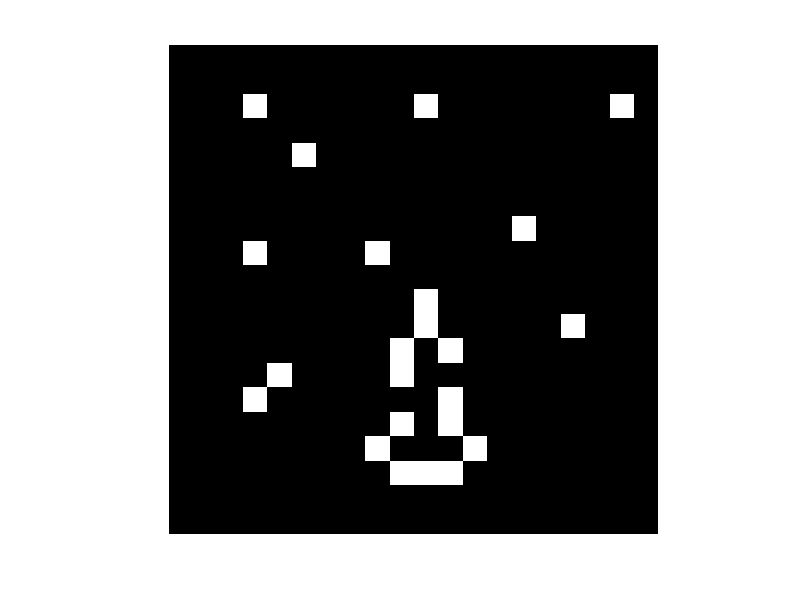

The MATLAB source for this figure: (Note: this script raises an error after producing the figure.)
clear all; close all; clc;
load('p.mat');
% Con la rutina for se pueden ver las imagenes de entrenamiento
% for q=1:30, 
%     imshow(vec2mat(p(:,q),20)','InitialMagnification',500),
%     pause
% end

z=[p;ones(1,30)];%Matriz de entradas
cir = [ones(1,10); -ones(2,10)];%resultados esperados
rec = [-ones(1,10); ones(1,10); -ones(1,10)];%resultados esperados
trig = [-ones(2,10); ones(1,10)];%resultados esperados

t=[cir rec trig;];%Matriz de resultados

%Algoritmo widrow hoff
R=z*z'/30;
H=z*t'/30;
x=pinv(R)*H;%pseudoinverso

%Obtencion de pesos y polarizaciones
w = x(1:400,:)';
b = x(401,:)';

%Se cargan imagenes diferentes de las que se usaron para el entrenamiento.
%Solamente se modificaron algunos pixeles de las imagenes originales, 
%porque fueron muy pocos casos de entrenamiento, sin embargo,
%la red es capaz de identificar las nuevas imagenes.

load ('test.mat');

for n=1:15
    imshow(vec2mat(test(:,n),20)','InitialMagnification',500),
    a = [hardlims((w*test(:,n) + b))];
        if a==[1;-1;-1]
            'circulo'
        elseif a==[-1;1;-1]
            'rectangulo'
        elseif a==[-1;-1;1]
            'triangulo'
        end
        pause
end
